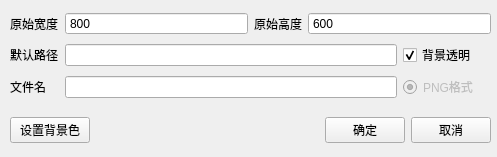
<?xml version="1.0" encoding="UTF-8"?>
<ui version="4.0">
 <class>ScreenShotWindow</class>
 <widget class="QWidget" name="ScreenShotWindow">
  <property name="geometry">
   <rect>
    <x>0</x>
    <y>0</y>
    <width>497</width>
    <height>157</height>
   </rect>
  </property>
  <property name="windowTitle">
   <string>截屏</string>
  </property>
  <property name="windowIcon">
   <iconset resource="orion2.qrc">
    <normaloff>:/images/unique32.png</normaloff>:/images/unique32.png</iconset>
  </property>
  <widget class="QWidget" name="horizontalLayoutWidget_3">
   <property name="geometry">
    <rect>
     <x>10</x>
     <y>110</y>
     <width>481</width>
     <height>41</height>
    </rect>
   </property>
   <layout class="QHBoxLayout" name="horizontalLayout_3">
    <item>
     <widget class="QPushButton" name="colorpushButton">
      <property name="text">
       <string>设置背景色</string>
      </property>
      <property name="icon">
       <iconset resource="orion2.qrc">
        <normaloff>:/images/effect.png</normaloff>:/images/effect.png</iconset>
      </property>
      <property name="iconSize">
       <size>
        <width>24</width>
        <height>24</height>
       </size>
      </property>
     </widget>
    </item>
    <item>
     <spacer name="horizontalSpacer_2">
      <property name="orientation">
       <enum>Qt::Horizontal</enum>
      </property>
      <property name="sizeHint" stdset="0">
       <size>
        <width>40</width>
        <height>20</height>
       </size>
      </property>
     </spacer>
    </item>
    <item>
     <widget class="QPushButton" name="okpushButton">
      <property name="text">
       <string>确定</string>
      </property>
      <property name="icon">
       <iconset resource="orion2.qrc">
        <normaloff>:/images/ok.png</normaloff>:/images/ok.png</iconset>
      </property>
      <property name="iconSize">
       <size>
        <width>24</width>
        <height>24</height>
       </size>
      </property>
     </widget>
    </item>
    <item>
     <widget class="QPushButton" name="cancelpushButton">
      <property name="text">
       <string>取消</string>
      </property>
      <property name="icon">
       <iconset resource="orion2.qrc">
        <normaloff>:/images/cancel.png</normaloff>:/images/cancel.png</iconset>
      </property>
      <property name="iconSize">
       <size>
        <width>24</width>
        <height>24</height>
       </size>
      </property>
     </widget>
    </item>
   </layout>
  </widget>
  <widget class="QWidget" name="layoutWidget">
   <property name="geometry">
    <rect>
     <x>10</x>
     <y>10</y>
     <width>481</width>
     <height>92</height>
    </rect>
   </property>
   <layout class="QGridLayout" name="gridLayout">
    <item row="0" column="1" colspan="2">
     <widget class="QSpinBox" name="wspinBox">
      <property name="sizePolicy">
       <sizepolicy hsizetype="Minimum" vsizetype="Fixed">
        <horstretch>1</horstretch>
        <verstretch>0</verstretch>
       </sizepolicy>
      </property>
      <property name="readOnly">
       <bool>true</bool>
      </property>
      <property name="buttonSymbols">
       <enum>QAbstractSpinBox::NoButtons</enum>
      </property>
      <property name="minimum">
       <number>1</number>
      </property>
      <property name="maximum">
       <number>15000</number>
      </property>
      <property name="value">
       <number>800</number>
      </property>
     </widget>
    </item>
    <item row="3" column="5">
     <widget class="QRadioButton" name="pngradioButton">
      <property name="enabled">
       <bool>false</bool>
      </property>
      <property name="text">
       <string>PNG格式</string>
      </property>
      <property name="checkable">
       <bool>true</bool>
      </property>
      <property name="checked">
       <bool>true</bool>
      </property>
      <property name="autoRepeat">
       <bool>true</bool>
      </property>
     </widget>
    </item>
    <item row="1" column="5">
     <widget class="QCheckBox" name="bgcheckBox">
      <property name="text">
       <string>背景透明</string>
      </property>
      <property name="checked">
       <bool>true</bool>
      </property>
     </widget>
    </item>
    <item row="0" column="4" colspan="2">
     <widget class="QSpinBox" name="hspinBox">
      <property name="sizePolicy">
       <sizepolicy hsizetype="Minimum" vsizetype="Fixed">
        <horstretch>1</horstretch>
        <verstretch>0</verstretch>
       </sizepolicy>
      </property>
      <property name="readOnly">
       <bool>true</bool>
      </property>
      <property name="buttonSymbols">
       <enum>QAbstractSpinBox::NoButtons</enum>
      </property>
      <property name="minimum">
       <number>1</number>
      </property>
      <property name="maximum">
       <number>15000</number>
      </property>
      <property name="value">
       <number>600</number>
      </property>
     </widget>
    </item>
    <item row="0" column="3">
     <widget class="QLabel" name="label">
      <property name="text">
       <string>原始高度</string>
      </property>
     </widget>
    </item>
    <item row="1" column="0">
     <widget class="QLabel" name="label_5">
      <property name="text">
       <string>默认路径</string>
      </property>
     </widget>
    </item>
    <item row="3" column="0">
     <widget class="QLabel" name="label_6">
      <property name="text">
       <string>文件名</string>
      </property>
     </widget>
    </item>
    <item row="1" column="1" colspan="4">
     <widget class="QLineEdit" name="pathlineEdit">
      <property name="readOnly">
       <bool>true</bool>
      </property>
     </widget>
    </item>
    <item row="3" column="1" colspan="4">
     <widget class="QLineEdit" name="namelineEdit"/>
    </item>
    <item row="0" column="0">
     <widget class="QLabel" name="label_2">
      <property name="text">
       <string>原始宽度</string>
      </property>
     </widget>
    </item>
   </layout>
  </widget>
 </widget>
 <resources>
  <include location="orion2.qrc"/>
 </resources>
 <connections/>
</ui>
